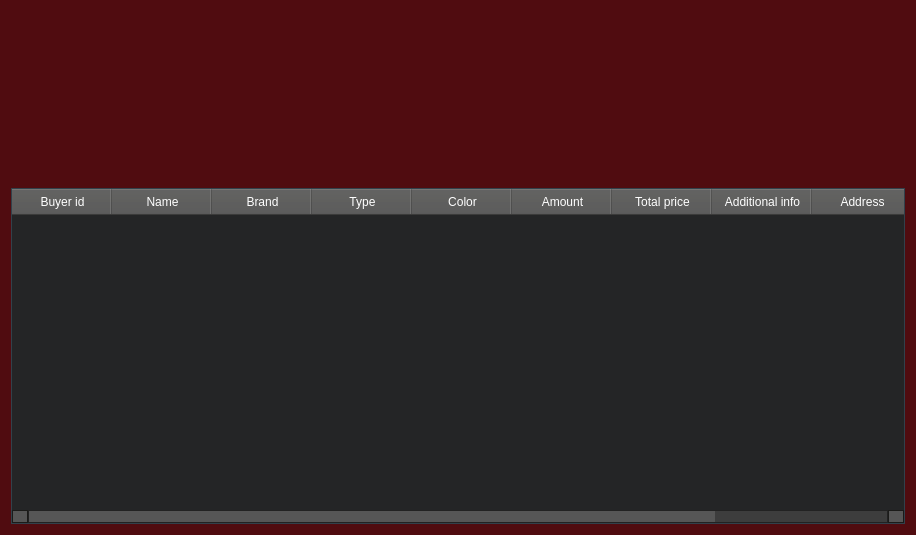
<?xml version="1.0" encoding="UTF-8"?>
<ui version="4.0">
 <class>show_transactions_customer</class>
 <widget class="QDialog" name="show_transactions_customer">
  <property name="geometry">
   <rect>
    <x>0</x>
    <y>0</y>
    <width>916</width>
    <height>535</height>
   </rect>
  </property>
  <property name="windowTitle">
   <string>Dialog</string>
  </property>
  <property name="styleSheet">
   <string notr="true">
QWidget
{
	background-color: #500c10;
	color: #ffffff;
	border-color: #051a39;

}


QLabel
{
	background-color: transparent;
	color: #ffffff;

}


QToolTip
{
	border : 1px solid #500c10;
	background-color: #26264f;
	color: #ffffff;
	border-color: #051a39;

}
QPushButton
{
	background-color: #565656;
	color: #ffffff;
	border-style: solid;
	border-width: 1px;
	border-radius: 10px;
	border-color: #051a39;
	padding: 5px;

}


QPushButton::disabled
{
	background-color: #404040;
	color: #656565;
	border-color: #051a39;

}


QPushButton::hover
{
	background-color: #8399ff;
	color: #ffffff;
	border-style: solid;
	border-width: 1px;
	border-radius: 10px;
	border-color: #051a39;
	padding: 5px;
}


QPushButton::pressed
{
	background-color: #4969ff;
	color: #ffffff;
	border-style: solid;
	border-width: 1px;
	border-radius: 10px;
	border-color: #051a39;
	padding: 5px;

}

QComboBox
{
    background-color: #565656;
    border: 1px solid;
    border-radius: 3px;
    padding-left: 6px;
    color: #ffffff;
    height: 20px;

}


QComboBox::disabled
{
	background-color: #404040;
	color: #656565;
	border-color: #051a39;

}


QComboBox:hover
{
    background-color: #8399ff;
}


QComboBox:on
{
    background-color: #4969ff;

}


QComboBox QAbstractItemView
{
    background-color: #383838;
    color: #ffffff;
    border: 1px solid black;
    selection-background-color: #4969ff;
    selection-color: #ffffff;
    outline: 0;

}

QComboBox::drop-down
{
    subcontrol-origin: padding;
    subcontrol-position: top right;
    width: 15px;
    border-left-width: 0px;
    border-left-color: darkgray;
    border-left-style: solid; 
    border-top-right-radius: 3px; 
    border-bottom-right-radius: 3px;

}


QComboBox::down-arrow
{
    image: url(://arrow-down.png);
    width: 8px;
    height: 8px;
}


QSpinBox
{
	background-color: #525251;
	color: #ffffff;
	border: 1px solid #051a39;
	border-radius: 3px;
	padding : 2px;
}

QLineEdit
{
	background-color: #525251;
	color: #ffffff;
	border-width: 1px;
	border-radius: 7px;
	border-color: #051a39;
	padding: 2px;

}

QLineEdit::disabled
{
	background-color: #404040;
	color: #656565;
	border-width: 1px;
	border-radius: 7px;
	border-color: #051a39;
	padding: 2px;

}

QTextEdit
{
	background-color: #ffffff;
	color: #010201;
	border-color: #051a39;

}


QTextEdit::disabled
{
	background-color: #404040;
	color: #656565;
	border-color: #051a39;

}

QCheckBox::indicator
{
    color: #b1b1b1;
    background-color: #323232;
    border: 1px solid #b1b1b1;
    width: 12px;
    height: 12px;

}


QCheckBox::indicator:checked
{
    image:url(://checkbox.png);
    border: 1px solid #565656;

}


QCheckBox::disabled
{
	color: #656565;

}


QCheckBox::indicator:disabled
{
	background-color: #656565;
	color: #656565;
    border: 1px solid #656565;

}


QRadioButton::indicator::unchecked
{ 
	border: 2px inset gray; 
	border-radius: 5px; 
	background-color:  #fff;
	width: 9px; 
	height: 9px; 

}


QRadioButton::indicator::unchecked:hover
{ 
	border: 2px solid #565656; 
	border-radius: 5px; 
	background-color:  #fff;
	width: 9px; 
	height: 9px; 

}


QRadioButton::indicator::checked
{ 
	border: 2px inset darkgray; 
	border-radius: 5px; 
	background-color: #4969ff; 
	width: 9px; 
	height: 9px; 

}


QRadioButton::disabled
{
	color: #656565;

}


QRadioButton::indicator:disabled
{
	background-color: #656565;
	color: #656565;
    border: 2px solid #656565;

}


QTableView
{
    background-color: #242526;
    border: 1px solid #32414B;
    color: #f0f0f0;
    gridline-color: #8faaff;
    outline : 0;

}


QTableView::disabled
{
    background-color: #242526;
    border: 1px solid #32414B;
    color: #656565;
    gridline-color: #656565;
    outline : 0;

}


QTableView::item:hover 
{
    background-color: #26264f;
    color: #f0f0f0;

}


QTableView::item:selected 
{
    background-color: #1a1b1c;
    border: 2px solid #4969ff;
    color: #F0F0F0;

}


QTableView::item:selected:disabled
{
    background-color: #1a1b1c;
    border: 2px solid #525251;
    color: #656565;

}


QTableCornerButton::section
{
    background-color: #505050;
    color: #fff;

}


QHeaderView::section
{
    background-color: #525251;
    color: #fff;
    text-align: left;
	padding: 4px;
	
}


QHeaderView::section:disabled
{
    background-color: #525251;
    color: #656565;

}






QHeaderView::section::vertical::first,
QHeaderView::section::vertical::only-one
{
    border-top: 1px solid #353635;

}


QHeaderView::section::vertical
{
    border-top: 1px solid #353635;

}


QHeaderView::section::horizontal::first,
QHeaderView::section::horizontal::only-one
{
    border-left: 1px solid #353635;

}


QHeaderView::section::horizontal
{
    border-left: 1px solid #353635;

}


QTabBar::tab
{
	background-color: #262626;
	color: #ffffff;
	border-style: solid;
	border-width: 1px;
	border-top-left-radius: 3px;
	border-top-right-radius: 3px;
	border-color: #051a39;
	padding: 5px;

}


QTabBar::tab:disabled
{
	background-color: #656565;
	color: #656565;
}


QTabWidget::pane 
{
	background-color: #262626;
	color: #ffffff;
    border: 1px solid;
    border-color: #565656;

}


QTabBar::tab:selected
{
    background-color: #565656;
	color: #ffffff;
	border-style: solid;
	border-width: 1px;
	border-top-left-radius: 3px;
	border-top-right-radius: 3px;
	border-color: #051a39;
	padding: 5px;

}


QTabBar::tab:selected:disabled
{
	background-color: #404040;
	color: #656565;

}


QTabBar::tab:!selected 
{
    background-color: #262626;

}


QTabBar::tab:!selected:hover 
{
    background-color: #8399ff;

}


QTabBar::tab:top:!selected 
{
    margin-top: 3px;

}


QTabBar::tab:bottom:!selected 
{
    margin-bottom: 3px;

}


QTabBar::tab:top, QTabBar::tab:bottom 
{
    min-width: 8ex;
    margin-right: -1px;
    padding: 5px 10px 5px 10px;

}


QTabBar::tab:top:selected 
{
    border-bottom-color: none;

}


QTabBar::tab:bottom:selected 
{
    border-top-color: none;

}


QTabBar::tab:top:last, QTabBar::tab:bottom:last,
QTabBar::tab:top:only-one, QTabBar::tab:bottom:only-one 
{
    margin-right: 0;

}


QTabBar::tab:left:!selected 
{
    margin-right: 3px;

}


QTabBar::tab:right:!selected
{
    margin-left: 3px;

}


QTabBar::tab:left, QTabBar::tab:right 
{
    min-height: 8ex;
    margin-bottom: -1px;
    padding: 10px 5px 10px 5px;

}


QTabBar::tab:left:selected 
{
    border-left-color: none;

}


QTabBar::tab:right:selected 
{
    border-right-color: none;

}


QTabBar::tab:left:last, QTabBar::tab:right:last,
QTabBar::tab:left:only-one, QTabBar::tab:right:only-one 
{
    margin-bottom: 0;

}


QScrollBar:horizontal
{
    border: 1px solid #222222;
    background-color: #3d3d3d;
    height: 13px;
    margin: 0px 16px 0 16px;

}


QScrollBar::handle:horizontal
{
    background: #565656;
    min-height: 20px;

}


QScrollBar::add-line:horizontal
{
    border: 1px solid #1b1b19;
    background-color: #565656;
    width: 14px;
    subcontrol-position: right;
    subcontrol-origin: margin;

}


QScrollBar::sub-line:horizontal
{
    border: 1px solid #1b1b19;
    background-color: #565656;
    width: 14px;
    subcontrol-position: left;
    subcontrol-origin: margin;

}


QScrollBar::right-arrow:horizontal
{
    width: 6px;
    height: 6px;

}


QScrollBar::left-arrow:horizontal
{
    width: 6px;
    height: 6px;

}


QScrollBar::add-page:horizontal, QScrollBar::sub-page:horizontal
{
    background: none;

}


QScrollBar:vertical
{
    background-color: #3d3d3d;
    width: 13px;
    margin: 16px 0 16px 0;
    border: 1px solid #222222;

}


QScrollBar::handle:vertical
{
    background-color: #565656;
    min-height: 20px;

}


QScrollBar::add-line:vertical
{
    border: 1px solid #1b1b19;
    background-color: #565656;
    height: 14px;
    subcontrol-position: bottom;
    subcontrol-origin: margin;

}


QScrollBar::sub-line:vertical
{
    border: 1px solid #1b1b19;
    background-color: #565656;
    height: 14px;
    subcontrol-position: top;
    subcontrol-origin: margin;

}


QScrollBar::up-arrow:vertical
{
    width: 6px;
    height: 6px;

}


QScrollBar::down-arrow:vertical
{
    width: 6px;
    height: 6px;

}


QScrollBar::add-page:vertical, QScrollBar::sub-page:vertical
{
    background: none;

}

QStatusBar
{
	background-color: #565656;
	color: #ffffff;
	border-color: #051a39;

}


</string>
  </property>
  <layout class="QGridLayout" name="gridLayout">
   <item row="0" column="0">
    <layout class="QVBoxLayout" name="verticalLayout">
     <item>
      <layout class="QHBoxLayout" name="horizontalLayout">
       <item>
        <spacer name="horizontalSpacer">
         <property name="orientation">
          <enum>Qt::Horizontal</enum>
         </property>
         <property name="sizeHint" stdset="0">
          <size>
           <width>40</width>
           <height>20</height>
          </size>
         </property>
        </spacer>
       </item>
       <item>
        <widget class="QLabel" name="label">
         <property name="minimumSize">
          <size>
           <width>361</width>
           <height>171</height>
          </size>
         </property>
         <property name="maximumSize">
          <size>
           <width>361</width>
           <height>171</height>
          </size>
         </property>
         <property name="text">
          <string/>
         </property>
        </widget>
       </item>
       <item>
        <spacer name="horizontalSpacer_2">
         <property name="orientation">
          <enum>Qt::Horizontal</enum>
         </property>
         <property name="sizeHint" stdset="0">
          <size>
           <width>40</width>
           <height>20</height>
          </size>
         </property>
        </spacer>
       </item>
      </layout>
     </item>
     <item>
      <widget class="QTableWidget" name="tableWidget">
       <property name="styleSheet">
        <string notr="true">QWidget
{
	background-color : #242526;
}

QPushButton
{
	background-color: #565656;
	color: #ffffff;
	border-style: solid;
	border-width: 1px;
	border-radius: 10px;
	border-color: #051a39;
	padding: 5px;

}


QPushButton::disabled
{
	background-color: #404040;
	color: #656565;
	border-color: #051a39;

}


QPushButton::hover
{
	background-color: #8399ff;
	color: #ffffff;
	border-style: solid;
	border-width: 1px;
	border-radius: 10px;
	border-color: #051a39;
	padding: 5px;
}


QPushButton::pressed
{
	background-color: #4969ff;
	color: #ffffff;
	border-style: solid;
	border-width: 1px;
	border-radius: 10px;
	border-color: #051a39;
	padding: 5px;

}</string>
       </property>
       <column>
        <property name="text">
         <string>Buyer id</string>
        </property>
       </column>
       <column>
        <property name="text">
         <string>Name</string>
        </property>
       </column>
       <column>
        <property name="text">
         <string>Brand</string>
        </property>
       </column>
       <column>
        <property name="text">
         <string>Type</string>
        </property>
       </column>
       <column>
        <property name="text">
         <string>Color</string>
        </property>
       </column>
       <column>
        <property name="text">
         <string>Amount</string>
        </property>
       </column>
       <column>
        <property name="text">
         <string>Total price</string>
        </property>
       </column>
       <column>
        <property name="text">
         <string>Additional info</string>
        </property>
       </column>
       <column>
        <property name="text">
         <string>Address</string>
        </property>
       </column>
       <column>
        <property name="text">
         <string>Picture</string>
        </property>
       </column>
      </widget>
     </item>
    </layout>
   </item>
  </layout>
 </widget>
 <resources/>
 <connections/>
</ui>
